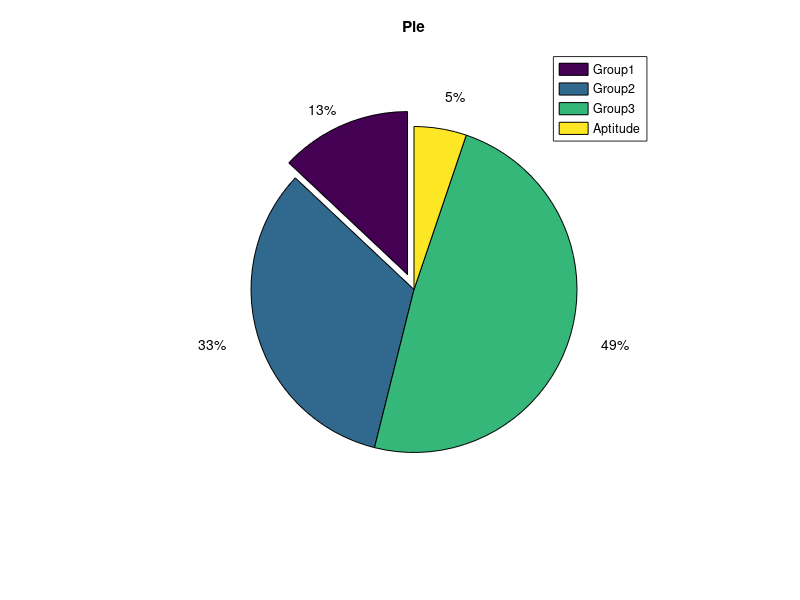

MATLAB code to generate this figure: (Note: this script raises an error after producing the figure.)
clc; clear; close all

%% Pie chart
x = [20, 51, 75, 8];
ex = [1, 0, 0, 0];
text_label = {'Group1','Group2','Group3', 'Aptitude'};
pie(x, ex);%, text_label)
title("Pie")
lgd = legend(text_label);
lgd.Location = 'southwest';

%% Bar Chart
y = [3, 5, 6, 7, 2, 3, 0.1];
y = rand(4, 5)*10 + 1;
x = [1990, 2000, 2010, 2020, 2030];

b = bar(x, y);%, 'stacked')
b(1).CData(1, :) = [.5 0.90 .9];

%% Histo

x = rand(1, 300);
% histogram(x, 15)
